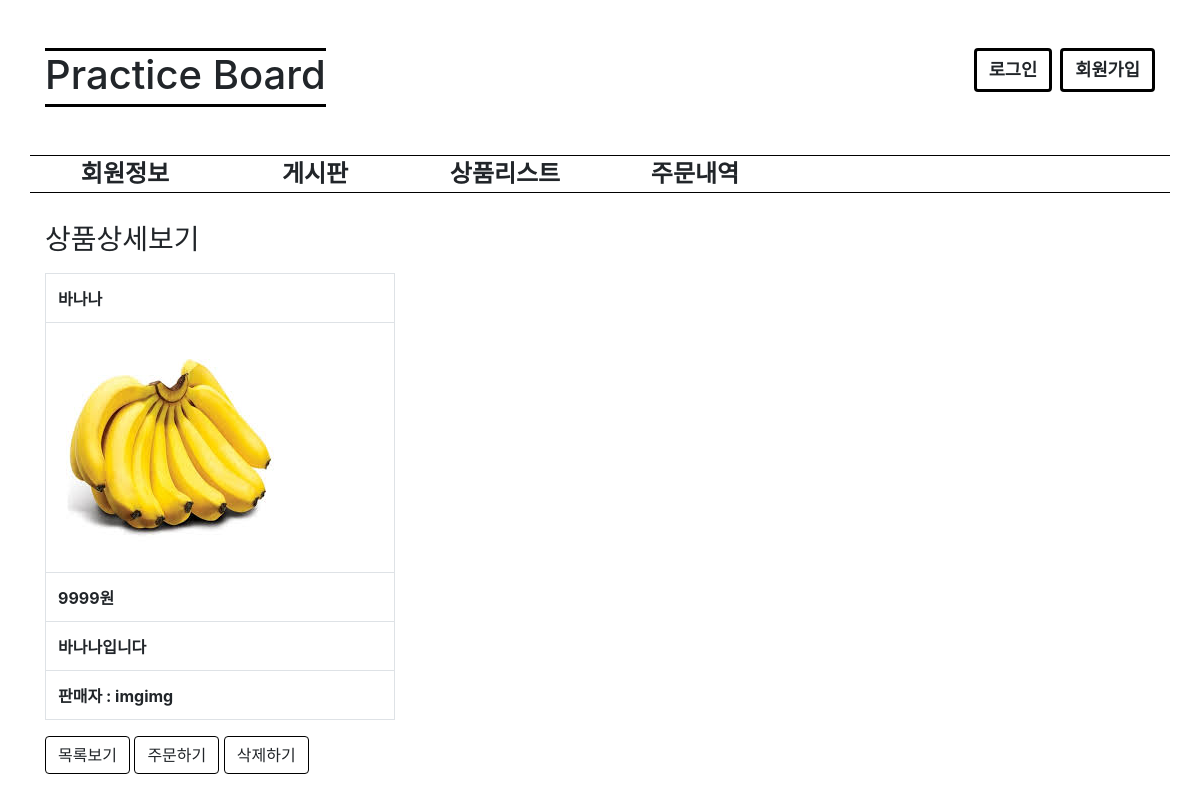
Page /product/detail/1 on the committed database.
### product/models.py (models this page shows, shortened)
class Product(models.Model):
    name = models.CharField(max_length=64, verbose_name='상품명')
    price = models.IntegerField(verbose_name='상품가격')
    description = models.TextField(verbose_name='상품설명')
    productimg = models.ImageField(
        blank=True,  upload_to="images", verbose_name='상품이미지', default="None")
    reguser = models.ForeignKey(
        'user.User', on_delete=models.CASCADE, verbose_name='등록자')
    regdate = models.DateTimeField(auto_now_add=True, verbose_name='등록일')
    class Meta:
        db_table = 'pactice_product'
        verbose_name = '상품'
        verbose_name_plural = '상품'

### user/models.py (models this page shows)
class User(models.Model):
    userid = models.CharField(max_length=32, verbose_name='아이디')
    username = models.CharField(max_length=32, verbose_name='이름')
    password = models.CharField(max_length=32, verbose_name='비밀번호')
    useremail = models.EmailField(
        max_length=64, verbose_name='이메일', default='None')
    regdate = models.DateTimeField(auto_now_add=True, verbose_name='등록시간')
    userimg = models.ImageField(
        blank=True,  upload_to="images", verbose_name='유저이미지', default="None")
    def __str__(self):
        return self.userid
    class Meta:
        db_table = 'practice_user'
        verbose_name = '연습보드 사용자'
        verbose_name_plural = '연습보드 사용자'

### product/views.py (the view)
# urls.py: path('detail/<int:pk>', views.detail),
def detail(request, pk):
    detail = {}
    try:
        product = Product.objects.get(pk=pk)
        detail['pk'] = product.id
        detail['name'] = product.name
        detail['img'] = product.productimg
        detail['price'] = product.price
        detail['description'] = product.description
        detail['reguser'] = product.reguser
        print('성공!')
        return render(request, 'productdetail.html', detail)
    except Product.DoesNotExist:
        HttpResponse('상품이없습니다.')

### product/templates/productdetail.html (shortened to what this page needs)
{% extends "base.html" %}
{% block contents %}
<h3>상품상세보기</h3>
<div class="row mt-3">
    <div class="col-4">
        <table class="table table-bordered">
            <tr>
                <th>{{ name }}</th>
            </tr>
            <tr>
                <th><img src="/media/{{ img }}" alt=""></th>
            </tr>
            <tr>
                <th>{{ price }}원</th>
            </tr>
            <tr>
                <th>{{ description }}</th>
            </tr>
            <tr>
                <th>판매자 : {{ reguser }}</th>
            </tr>
        </table>
        <div class="mt-3">
            <button onclick="location.href='/product/list'" class="btn btn-default"
                style="border: 1px solid black;">목록보기</button>
            <button onclick="location.href='/order/product/{{ pk }}'" class="btn btn-default"
                style="border: 1px solid black;">주문하기</button>
            <button onclick="location.href='/product/delete/{{ pk }}'" class="btn btn-default deletebutton"
                style="border: 1px solid black;">삭제하기</button>
        </div>
    </div>
</div>
{% endblock %}

### rows in the picture
Product: name "바나나", productimg (picture), description "바나나입니다"
User: userid "imgimg"

### other values in the picture
{{ price }} "9999"
